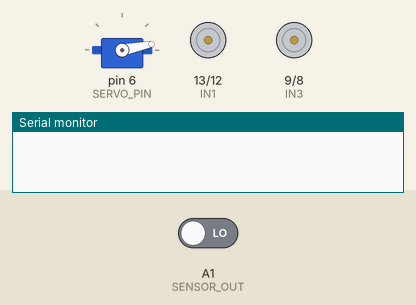
A sketch run on a simulated Arduino Uno, built with avr-gcc and run on an emulated ATmega328P. On the bench: servo, motor-driver pin pairs drawn as motors (green arrow = first pin HIGH = forward, orange = second pin HIGH = backward, longer = more drive, scaled by the enable pin), the last lines printed to the serial monitor. The inputs (shaded band) are chosen by the test bench; at power-on: A1 (SENSOR_OUT) LOW.

Above: at 0.1 s.
At 1.1 s:
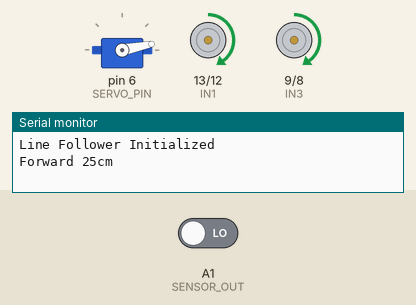
At 2.2 s:
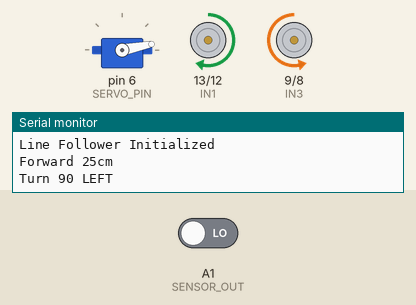
At 5.2 s:
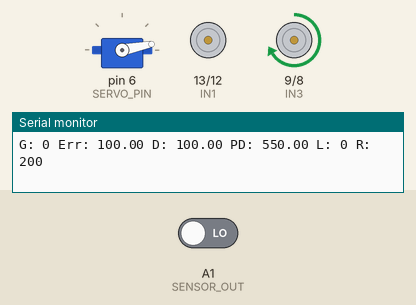
Timing chart, 0 to 6.7 s (numbered marks = the images above):
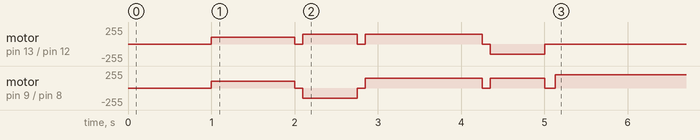

Measured:
- by itself, motor on pin 9 (IN3) / pin 8 (IN4): stopped → forward 100/255 at 1.0 s, → stopped 1.0 s later, → backward 150/255 0.10 s later, → stopped 0.65 s later, … (9 changes in this stretch)
- by itself, motor on pin 13 (IN1) / pin 12 (IN2): stopped → forward 100/255 at 1.0 s, → stopped 1.0 s later, → forward 150/255 0.10 s later, → stopped 0.65 s later, … (8 changes in this stretch)

The sketch:

working_without_obstcle.ino
```cpp
#include <Servo.h>

// ===== L298N Motor Driver Pins =====
#define ENA 11
#define ENB 10
#define IN1 13
#define IN2 12
#define IN3 9
#define IN4 8

// ===== Color Sensor Pins =====
#define SENSOR_OUT A1
#define SENSOR_S0 2
#define SENSOR_S1 3
#define SENSOR_S2 4
#define SENSOR_S3 7

// ===== Servo Pin =====
#define SERVO_PIN 6

// ===== Ultrasonic Sensor Pins =====
#define TRIGGER 5
#define ECHO A2

// ===== Color Thresholds =====
// Red Line: R:23-26  G:95-110  B:75-85
// Dark Red: R:33-37  G:107-115  B:91-100 (treat as line)
// White: R:17  G:18  B:16
#define LINE_RED_MIN 23
#define LINE_RED_MAX 37      // Extended to include dark red
#define LINE_GREEN_MIN 95
#define LINE_GREEN_MAX 115   // Extended to include dark red
#define LINE_BLUE_MIN 75
#define LINE_BLUE_MAX 100    // Extended to include dark red

// Average values for mapping (using midpoint of red + dark red range)
#define LINE_RED 30
#define LINE_GREEN 105
#define LINE_BLUE 88

#define WHITE_RED 17
#define WHITE_GREEN 18
#define WHITE_BLUE 16

// Motor speed (0-255)
#define BASE_SPEED 100       // Slower base speed for sharp turns
#define MAX_SPEED 200
#define MIN_SPEED 0

// ===== PD Control Parameters =====
// Tune these values based on your robot's behavior
#define KP 3.5      // Proportional gain - increased for sharp 90 degree turns
#define KD 2.0      // Derivative gain - helps anticipate and smooth sharp turns

// ===== Global Variables =====
int redValue = 0;
int greenValue = 0;
int blueValue = 0;

// PD Control variables
float error = 0;          // Current error (negative = black/left, positive = white/right)
float lastError = 0;      // Previous error for derivative calculation
float derivative = 0;     // Rate of change of error
float pdOutput = 0;       // Combined PD output

// Start sequence flag
bool startSequenceComplete = false;

Servo servoMotor;

void setup() {
  Serial.begin(9600);

  // Motor pins
  pinMode(ENA, OUTPUT);
  pinMode(ENB, OUTPUT);
  pinMode(IN1, OUTPUT);
  pinMode(IN2, OUTPUT);
  pinMode(IN3, OUTPUT);
  pinMode(IN4, OUTPUT);

  // Color sensor pins
  pinMode(SENSOR_OUT, INPUT);
  pinMode(SENSOR_S0, OUTPUT);
  pinMode(SENSOR_S1, OUTPUT);
  pinMode(SENSOR_S2, OUTPUT);
  pinMode(SENSOR_S3, OUTPUT);

  // Ultrasonic pins
  pinMode(TRIGGER, OUTPUT);
  pinMode(ECHO, INPUT);

  // Initialize color sensor
  digitalWrite(SENSOR_S0, HIGH);
  digitalWrite(SENSOR_S1, LOW);

  // Initialize servo
  servoMotor.attach(SERVO_PIN);
  servoMotor.write(11); // Center position

  delay(1000);
  Serial.println("Line Follower Initialized");
}

void loop() {
  // ===== HARDCODED START SEQUENCE =====
  // Run once at the beginning to pass the sharp 90 degree turns
  if (!startSequenceComplete) {

    // Step 1: Go forward ~25cm
    Serial.println("Forward 25cm");
    driveForward(BASE_SPEED, 1000);  // Adjust time as needed

    // Step 2: Turn 90 degrees LEFT
    Serial.println("Turn 90 LEFT");
    turnRight90();

    // Step 3: Go forward ~25cm
    Serial.println("Forward 25cm");
    driveForward(BASE_SPEED, 1400);  // Adjust time as needed

    // Step 4: Turn 90 degrees RIGHT
    Serial.println("Turn 90 RIGHT");
    turnLeft90();

    Serial.println("Start sequence complete, switching to line follow");
    startSequenceComplete = true;
    return;
  }

  // ===== PD LINE FOLLOWING =====
  readColorFast();  // Use faster color reading

  // Calculate error based on color sensor reading
  // Red line detection - use green channel as it has the biggest difference
  // Red line has high green (~102), white has low green (~14)
  // Red line = negative error = turn LEFT
  // White = positive error = turn RIGHT

  // Map green frequency to error value
  // Red line (~102) maps to -100 (turn left)
  // White (~14) maps to +100 (turn right)
  error = map(greenValue, WHITE_GREEN, LINE_GREEN, 100, -100);
  error = constrain(error, -100, 100);

  // Calculate derivative (rate of change)
  derivative = error - lastError;

  // Calculate PD output
  pdOutput = (KP * error) + (KD * derivative);

  // Apply PD output to motor speeds
  // Positive pdOutput = turn right (slow down right motor)
  // Negative pdOutput = turn left (slow down left motor)
  int leftSpeed = BASE_SPEED - pdOutput;
  int rightSpeed = BASE_SPEED + pdOutput;

  // Constrain speeds to valid range
  leftSpeed = constrain(leftSpeed, MIN_SPEED, MAX_SPEED);
  rightSpeed = constrain(rightSpeed, MIN_SPEED, MAX_SPEED);

  // Apply motor speeds
  setMotorSpeeds(leftSpeed, rightSpeed);

  // Debug output
  Serial.print("G: ");
  Serial.print(greenValue);
  Serial.print(" Err: ");
  Serial.print(error);
  Serial.print(" D: ");
  Serial.print(derivative);
  Serial.print(" PD: ");
  Serial.print(pdOutput);
  Serial.print(" L: ");
  Serial.print(leftSpeed);
  Serial.print(" R: ");
  Serial.println(rightSpeed);

  // Store error for next iteration
  lastError = error;

  delay(20);  // Small delay for stability
}

// ===== Color Sensor Functions =====
// Fast color reading for responsive PD control
void readColorFast() {
  // 1. Read RED (S2 = LOW, S3 = LOW)
  digitalWrite(SENSOR_S2, LOW);
  digitalWrite(SENSOR_S3, LOW);
  redValue = pulseIn(SENSOR_OUT, LOW, 10000);  // 10ms timeout

  // 2. Read GREEN (S2 = HIGH, S3 = HIGH)
  digitalWrite(SENSOR_S2, HIGH);
  digitalWrite(SENSOR_S3, HIGH);
  greenValue = pulseIn(SENSOR_OUT, LOW, 10000);

  // 3. Read BLUE (S2 = LOW, S3 = HIGH)
  digitalWrite(SENSOR_S2, LOW);
  digitalWrite(SENSOR_S3, HIGH);
  blueValue = pulseIn(SENSOR_OUT, LOW, 10000);
}

// Original slower reading for calibration
void readColor() {
  // 1. Read RED (S2 = LOW, S3 = LOW)
  digitalWrite(SENSOR_S2, LOW);
  digitalWrite(SENSOR_S3, LOW);
  redValue = pulseIn(SENSOR_OUT, LOW);
  Serial.print("R: ");
  Serial.print(redValue);
  Serial.print("  ");
  delay(100);

  // 2. Read GREEN (S2 = HIGH, S3 = HIGH)
  digitalWrite(SENSOR_S2, HIGH);
  digitalWrite(SENSOR_S3, HIGH);
  greenValue = pulseIn(SENSOR_OUT, LOW);
  Serial.print("G: ");
  Serial.print(greenValue);
  Serial.print("  ");
  delay(100);

  // 3. Read BLUE (S2 = LOW, S3 = HIGH)
  digitalWrite(SENSOR_S2, LOW);
  digitalWrite(SENSOR_S3, HIGH);
  blueValue = pulseIn(SENSOR_OUT, LOW);
  Serial.print("B: ");
  Serial.println(blueValue);
  delay(100);
}

bool isBlack() {
  // Check if color is closer to black values (raw frequencies)
  // You may need to calibrate these frequency thresholds based on your sensor readings
  // Lower frequency = darker color

  // Typical black frequencies are higher than white
  // Black should have frequency > ~100
  return (redValue > 50 && greenValue > 50 && blueValue > 50);
}

bool isWhite() {
  // Check if color is closer to white values (raw frequencies)
  // White should have frequency < ~50
  return (redValue < 50 && greenValue < 50 && blueValue < 50);
}

// ===== Motor Control Functions =====
void moveForward(int speed) {
  // Left motor forward
  digitalWrite(IN1, HIGH);
  digitalWrite(IN2, LOW);
  analogWrite(ENA, speed);

  // Right motor forward
  digitalWrite(IN3, HIGH);
  digitalWrite(IN4, LOW);
  analogWrite(ENB, speed);
}

void moveBackward(int speed) {
  // Left motor backward
  digitalWrite(IN1, LOW);
  digitalWrite(IN2, HIGH);
  analogWrite(ENA, speed);

  // Right motor backward
  digitalWrite(IN3, LOW);
  digitalWrite(IN4, HIGH);
  analogWrite(ENB, speed);
}

void moveLeft(int speed) {
  // Left motor slow
  digitalWrite(IN1, HIGH);
  digitalWrite(IN2, LOW);
  analogWrite(ENA, speed / 2);

  // Right motor fast
  digitalWrite(IN3, HIGH);
  digitalWrite(IN4, LOW);
  analogWrite(ENB, speed);
}

void moveRight(int speed) {
  // Left motor fast
  digitalWrite(IN1, HIGH);
  digitalWrite(IN2, LOW);
  analogWrite(ENA, speed);

  // Right motor slow
  digitalWrite(IN3, HIGH);
  digitalWrite(IN4, LOW);
  analogWrite(ENB, speed / 2);
}

void stopMotors() {
  analogWrite(ENA, 0);
  analogWrite(ENB, 0);
}

// ===== Hardcoded Movement Functions =====
// Drive forward for a specified duration (ms)
void driveForward(int speed, int duration) {
  moveForward(speed);
  delay(duration);
  stopMotors();
  delay(100);  // Brief pause
}

// Turn 90 degrees LEFT (pivot turn)
// Adjust TURN_TIME_90 based on your robot - start with 500ms and tune
#define TURN_TIME_90 650
#define TURN_SPEED_90 150

void turnLeft90() {
  // Left motor backward, right motor forward
  digitalWrite(IN1, LOW);
  digitalWrite(IN2, HIGH);
  analogWrite(ENA, TURN_SPEED_90);

  digitalWrite(IN3, HIGH);
  digitalWrite(IN4, LOW);
  analogWrite(ENB, TURN_SPEED_90);

  delay(TURN_TIME_90);
  stopMotors();
  delay(100);  // Brief pause
}

// Turn 90 degrees RIGHT (pivot turn)
void turnRight90() {
  // Left motor forward, right motor backward
  digitalWrite(IN1, HIGH);
  digitalWrite(IN2, LOW);
  analogWrite(ENA, TURN_SPEED_90);

  digitalWrite(IN3, LOW);
  digitalWrite(IN4, HIGH);
  analogWrite(ENB, TURN_SPEED_90);

  delay(TURN_TIME_90);
  stopMotors();
  delay(100);  // Brief pause
}

// Set individual motor speeds for PD control
void setMotorSpeeds(int leftSpeed, int rightSpeed) {
  // Left motor
  if (leftSpeed >= 0) {
    digitalWrite(IN1, HIGH);
    digitalWrite(IN2, LOW);
    analogWrite(ENA, leftSpeed);
  } else {
    digitalWrite(IN1, LOW);
    digitalWrite(IN2, HIGH);
    analogWrite(ENA, -leftSpeed);
  }

  // Right motor
  if (rightSpeed >= 0) {
    digitalWrite(IN3, HIGH);
    digitalWrite(IN4, LOW);
    analogWrite(ENB, rightSpeed);
  } else {
    digitalWrite(IN3, LOW);
    digitalWrite(IN4, HIGH);
    analogWrite(ENB, -rightSpeed);
  }
}

// ===== Ultrasonic Sensor Function =====
long getDistance() {
  // Send trigger pulse
  digitalWrite(TRIGGER, LOW);
  delayMicroseconds(2);
  digitalWrite(TRIGGER, HIGH);
  delayMicroseconds(10);
  digitalWrite(TRIGGER, LOW);

  // Read echo time
  long duration = pulseIn(ECHO, HIGH, 30000);

  // Convert to distance (cm)
  long distance = duration / 58;

  return distance;
}

// ===== Servo Control Function =====
void setServoAngle(int angle) {
  servoMotor.write(angle);
}
```
